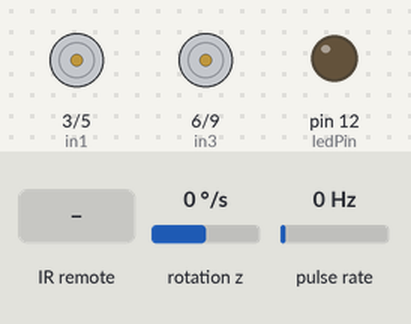
A sketch run on a simulated Arduino Uno, built with avr-gcc and run on an emulated ATmega328P. Shown: motor-driver pin pairs drawn as motors (green arrow = first pin HIGH = forward, orange = second pin HIGH = backward, longer = more drive), output pins drawn as LEDs (lit = HIGH). Wiring (inferred from the names in the program): pulse sensor: data pin 2; MPU-9250 motion sensor at I2C address 0x68. The test bench sets the inputs (shaded band); at power-on: rotation z 0 °/s, pulse rate 0 Hz. What the sketch prints to the serial monitor is not drawn.

Above: at 6.7 s.
6.8 s: infrared code 0xB946FF00 received
At 8.0 s:
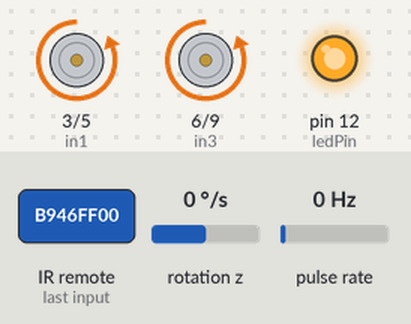
8.3 s: infrared code 0xEA15FF00 received
At 9.2 s:
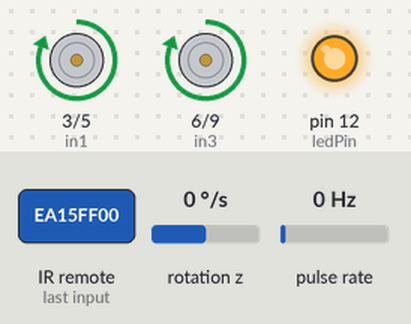
9.8 s: infrared code 0xBB44FF00 received
At 10.3 s:
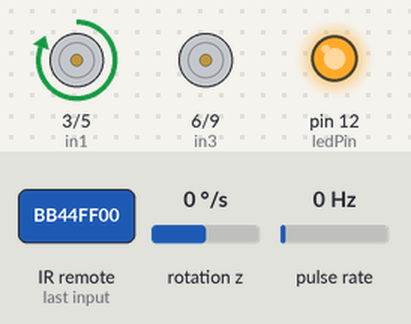
11.3 s: infrared code 0xBC43FF00 received
At 11.6 s:
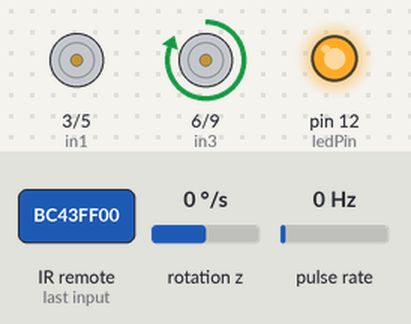
Timing chart, 0 to 13.8 s (numbered marks = the images above; inputs shaded):
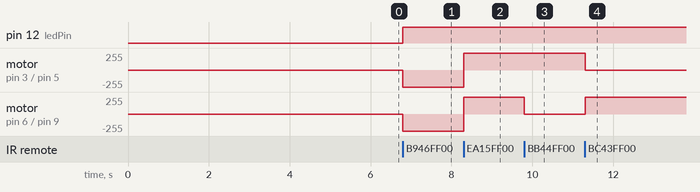

Measured:
- after the input at 6.8 s, pin 12 (ledPin): LOW → HIGH at once; motor on pin 3 (in1) / pin 5 (in2), motor on pin 6 (in3) / pin 9 (in4): stopped → backward 255/255 at once
- after the input at 8.3 s, motor on pin 3 (in1) / pin 5 (in2), motor on pin 6 (in3) / pin 9 (in4): backward 255/255 → forward 255/255 at once
- after the input at 9.8 s, motor on pin 6 (in3) / pin 9 (in4): forward 255/255 → stopped at once
- after the input at 11.3 s, motor on pin 3 (in1) / pin 5 (in2): forward 255/255 → stopped at once; motor on pin 6 (in3) / pin 9 (in4): stopped → forward 255/255 at once

The sketch:

HanselCar.ino
```cpp
#define MAX_SEGMENTS 20

const int ledPin = 12;

long distanceLog[MAX_SEGMENTS];   // encoder pulses for each straight section
float turnLog[MAX_SEGMENTS];      // angle for each turn

int segmentIndex = 0;

long segmentStartCount = 0;
float segmentStartAngle = 0;

//reverse turns
#include <Wire.h>
//object detecting
const int trigPin = 13;
const int echoPin = 4;
int objectDist = 0;
// MPU-6500
#define MPU_ADDR 0x68

float gyroZ = 0;
float angleZ = 0;        // total accumulated angle
float returnAngle = 0;   // angle to reverse
unsigned long prevTime = 0;
//calibrating
float gyroZ_offset = 0;

//return backwards/forward
long targetPulses = 0;
bool returning = false;

//encoder
#define encoder 2
volatile long countForward = 0;
volatile long countBackward = 0;
volatile long returningCount = 0;
bool forward = false;
bool backward = false;
bool turning = false;
/*
const int PULSES_PER_REV = 21;     // change to your encoder spec
const float WHEEL_DIAMETER = 6.0; // cm
const float PI_VAL = 3.1416;
*/
// remote control car
#include<IRremote.h>
const int RemotePin=8;
IRrecv irrecv(RemotePin);
decode_results results;
int in1=3;
int in2=5;
int in3=6;
int in4=9;

void setup() {
pinMode(ledPin, OUTPUT);
Serial.begin(115200);
// object detecting
  pinMode(trigPin, OUTPUT);
  pinMode(echoPin, INPUT);
//gyroscope
  setupMPU();
  prevTime = millis();

  delay(2000);        // let sensor stabilize
  calibrateGyro();    // measure bias
  prevTime = millis();

//encoder
  pinMode(encoder, INPUT_PULLUP);
  attachInterrupt(digitalPinToInterrupt(encoder), pulse, RISING); // whenever pin 2 sees a RISING edge, immediately run the function pulse()

//remote control car
  IrReceiver.begin(RemotePin, DISABLE_LED_FEEDBACK);

  pinMode(in1, OUTPUT);
  pinMode(in2, OUTPUT);
  pinMode(in3, OUTPUT);
  pinMode(in4, OUTPUT);

  Serial.println("IR Car Ready");

}

void loop() {

  //measureObjectDist();
  //Backward();
  if (turning){
    updateGyro();
  }
  //updateGyro();
  //turn90();
 // delay(1000000);
  //navigateObstacle();
//counting distance
/*
  noInterrupts();
  long pulses = count;
  interrupts();

  float turns = (float)pulses / PULSES_PER_REV;
  float distance = turns * PI_VAL * WHEEL_DIAMETER;

    Serial.print("Pulses: ");
    Serial.print(pulses);
    Serial.print(" | Distance (cm): ");
    Serial.println(distance);

  delay(200);
*/
//Serial.print("countForward: ");
    //Serial.println(countForward);

// remote control car
  if (IrReceiver.decode()) {

    uint32_t irValue = IrReceiver.decodedIRData.decodedRawData;

    //Serial.print("HEX: ");
    //Serial.println(irValue, HEX);

    if (irValue == 0xB946FF00) {
      Forward();
    }
    else if (irValue == 0xEA15FF00) {
      Backward();
    }
    else if (irValue == 0xBB44FF00) {
      Left();
    }
    else if (irValue == 0xBC43FF00) {
      Right();
    }
    else if (irValue == 0xB847FF00) {
      Stop();
    }
    else if (irValue == 0xF20DFF00) { // fill in value for return button
      Reverse();
    }
    else{Serial.println(irValue);}

    IrReceiver.resume();
  }
}

void pulse() {
  if (returning) {
    returningCount++;
  }
  else if (forward) {
    countForward++;
  }
  else if (backward) {
    countBackward++;
  }
}

void Reverse() {
  //digitalWrite(ledPin, HIGH);
  Serial.println("Reverse");
  Stop(); // This saves the very last segment
  returning = true;
  //Serial.println("Reverse continues");
  // Work backwards through the saved segments
  for (int i = segmentIndex - 1; i >= 0; i--) {
    // 2. UNDO THE DISTANCE
    returningCount = 0;
    while (returningCount < abs(distanceLog[i])) {
      //Serial.println("Reverse continues1");
      if (distanceLog[i] > 0) {
        Backward(); // If we went forward, go backward
      } else {
        Forward(); // If we went backward, go forward
      }
      measureObjectDist();
      if (objectDist <= 30){
        //Stop();
        Serial.println("Object detected");
        //delay(100);
        //turn90();
        //Stop();
        navigateObstacle();
        //Left();
        return;
      }
      // Note: your pulse() function handles returningCount++
      delay(5);
    }
    //Serial.println("Stop2");
    Stop();
    delay(200);
  // 1. UNDO THE TURN FIRST
    angleZ = 0;
    //prevTime = millis(); // Reset gyro timer
    while (abs(angleZ) < abs(turnLog[i])) {
      if (turnLog[i] > 0) {
        Right(); // If we turned right originally (+), turn left to go back
      } else {
        Left(); // If we turned left originally (-), turn right to go back
      }
      updateGyro();
    }
    //Serial.println("Stop3");
    Stop();
    delay(200);
  }

  returning = false;
  segmentIndex = 0;
}

void Backward() {
  //prevTime = millis();
    Serial.println("Backward");
    backward = true;
    forward = false;
    turning = false;

    digitalWrite(in1,HIGH);
    digitalWrite(in2,LOW);
    digitalWrite(in3,HIGH);
    digitalWrite(in4,LOW);
  }
void Forward() {
    digitalWrite(ledPin, HIGH);
  //prevTime = millis();
    Serial.println("Forward");
    forward = true;
    backward = false;
    turning = false;

    digitalWrite(in1,LOW);
    digitalWrite(in2,HIGH);
    digitalWrite(in3,LOW);
    digitalWrite(in4,HIGH);
}
void Stop() {
  digitalWrite(ledPin, LOW);
  Serial.println("stop");
  if (!returning) { // Only save segments during recording, not playback
    saveSegment();
  }
  forward = false;
  backward = false;
  turning = false;

  digitalWrite(in1,LOW);
  digitalWrite(in2,LOW);
  digitalWrite(in3,LOW);
  digitalWrite(in4,LOW);
}
  void Left() {
    Serial.println("left");
 // prevTime = millis();
  if (!turning && !returning) { // Added !returning here
    saveSegment();
  }
  turning = true;
    Serial.println("Left");
    if (backward == true){
      digitalWrite(in1,HIGH);
      digitalWrite(in2,LOW);
      digitalWrite(in3,LOW);
      digitalWrite(in4,LOW);
    }
    else{
      digitalWrite(in1,LOW);
      digitalWrite(in2,HIGH);
      digitalWrite(in3,LOW);
      digitalWrite(in4,LOW);
    }

    }
  void Right() {
    Serial.println("right");
    //prevTime = millis();
    if (!turning && !returning) { // Added !returning here
      saveSegment();
    }
    turning = true;
    Serial.println("Right");
    /*if (returning && forward == true){
      digitalWrite(in1,LOW);
      digitalWrite(in2,LOW);
      digitalWrite(in3,HIGH);
      digitalWrite(in4,LOW);
    }*/
    if (backward == true){
      digitalWrite(in1,LOW);
      digitalWrite(in2,LOW);
      digitalWrite(in3,HIGH);
      digitalWrite(in4,LOW);
    }
    else{
      digitalWrite(in1,LOW);
      digitalWrite(in2,LOW);
      digitalWrite(in3,LOW);
      digitalWrite(in4,HIGH);
    }
  }

  void setupMPU() {
    Wire.begin();

    // Wake up MPU-6500
    Wire.beginTransmission(MPU_ADDR);
    Wire.write(0x6B);
    Wire.write(0);
    Wire.endTransmission(true);

    // Set gyro full scale ±250 deg/s
    Wire.beginTransmission(MPU_ADDR);
    Wire.write(0x1B);
    Wire.write(0x00);
    Wire.endTransmission(true);
}

void updateGyro() {

  Wire.beginTransmission(MPU_ADDR);
  Wire.write(0x47);  // Gyro Z high byte
  Wire.endTransmission(false);
  Wire.requestFrom(MPU_ADDR, 2, true);

  int16_t rawZ = Wire.read() << 8 | Wire.read();

  gyroZ = (rawZ / 131.0) - gyroZ_offset;  // sensitivity for ±250 deg/s
  //if (abs(gyroZ) < 7) gyroZ = 0;// throw out values that are very small

  unsigned long currentTime = millis();
  float dt = (currentTime - prevTime) / 1000.0;
  prevTime = currentTime;

  angleZ += gyroZ * dt;
  Serial.print("AngleZ = ");
  Serial.println(angleZ);
  Serial.print("gyroZ = ");
  Serial.println(gyroZ);

}

void calibrateGyro(){

  Serial.println("Calibrating gyro... Keep car still.");

  long sum = 0;
  int samples = 1000;

  for (int i = 0; i < samples; i++){

    Wire.beginTransmission(MPU_ADDR);
    Wire.write(0x47);   // Gyro Z register
    Wire.endTransmission(false);
    Wire.requestFrom(MPU_ADDR, 2, true);

    int16_t rawZ = Wire.read() << 8 | Wire.read();
    sum += rawZ;

    delay(3);  // small delay between samples
  }

  gyroZ_offset = (sum / (float)samples) / 131.0;

  Serial.print("Gyro Z Offset: ");
  Serial.println(gyroZ_offset);

  Serial.println("Calibration complete.");
}

void saveSegment() {
  if (segmentIndex >= MAX_SEGMENTS) return;

  // Save the distance moved since the last state change
  distanceLog[segmentIndex] = countForward - countBackward;

  // Save the angle turned since the last state change
  turnLog[segmentIndex] = angleZ;

  /*Serial.print(" Save Segment index = ");
  Serial.print(segmentIndex);
  Serial.print(" Distance = ");
  Serial.print(distanceLog[segmentIndex]);
  Serial.print(" angle = ");
  Serial.println(turnLog[segmentIndex]);
  */

  // Reset EVERYTHING for the next segment
  countForward = 0;
  countBackward = 0;
  angleZ = 0; // Reset angle so each segment is relative

  //prevTime = millis();
  segmentIndex++;
}
void navigateObstacle(){
  Serial.println("navigate Obstacle called");
  turn90();
  Forward();
  delay(10);
  Stop();
  turn90();
 /* move ---------- turns
  servo 90 deg turn and check
  if (no object detected){
    turn 90 deg

    While (obect distance ----------){
      forward
    }
    stop
    turn 90 deg
  }
   */
}
void turn90() {
  Serial.println("turn 90 called");
  backward = true;
  angleZ = 0;
  //prevTime = millis();

  float target = 90.0;
  float tolerance = 2.0;

  float error = target - abs(angleZ);

  while (error > tolerance) {
    Left();
    updateGyro();
    delay(10);   // allow time to pass

    error = target - abs(angleZ);

    Serial.print("AngleZ = ");
    Serial.println(angleZ, 4);
    Serial.print("error = ");
    Serial.println(error);
  }

  Serial.println("90 degrees reached");
  Stop();
}
void measureObjectDist() {
  // Clear the trigger pin
  digitalWrite(trigPin, LOW);
  delayMicroseconds(2);

  // Send a 10-microsecond pulse to trigger the sensor
  digitalWrite(trigPin, HIGH);
  delayMicroseconds(10);
  digitalWrite(trigPin, LOW);

  // Measure the duration of the incoming echo pulse
  long duration = pulseIn(echoPin, HIGH);

  // Calculate distance: (time * speed of sound) / 2
  // Speed of sound is approx 0.034 cm/us
  int objectDistLocal = duration * 0.034 / 2;
  if (objectDistLocal >= 1){
    objectDist = objectDistLocal;
  }

  //Serial.print("Distance: ");
  //Serial.print(distance);
  //Serial.println(" cm");
}
```
